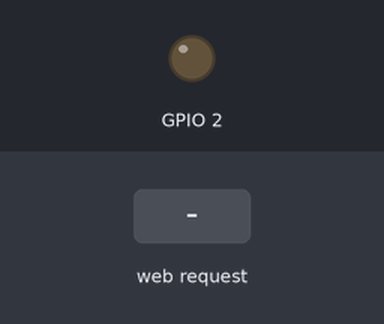
Recording of a program running on a simulated ESP32-C6. Parts: output pins drawn as LEDs (lit = HIGH). The inputs (shaded band) are chosen by the test bench. WiFi joins after 1.5 s; servers stay silent unless stated; the local clock reads 2024-03-15 10:24:30 at power-on unless the program sets it; what the program prints to the serial monitor is not drawn.

Above: at 3.7 s.
3.8 s: HTTP request GET /activate received
At 4.2 s:
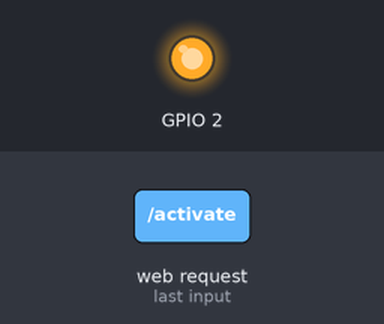
Timing chart, 0 to 6.8 s (numbered marks = the images above; inputs shaded):
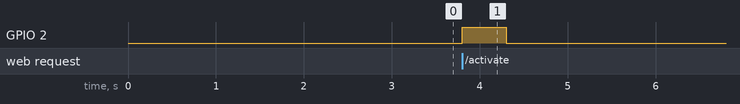

The program:

main.cpp
```cpp
#include <Arduino.h>
#include <WiFi.h>
#include <WebServer.h>
#include <time.h>
#include "webpages.h"
#include "wifi_config.h"

String currentTimestamp();
void connectWiFi();
void syncTime();
void handleRoot();
void handleActivate();
void handleGetTimestamps();
void handleClearTimestamps();
void handleNotFound();

#define NTP_SERVER "pool.ntp.org"
#define GMT_OFFSET -18000 // UTC-5 (Eastern Standard Time) in seconds
#define DST_OFFSET 3600   // 1 hour DST offset in seconds

#define RELAY_PIN D0       // Xiao ESP32-C6 pin D0 (GPIO 0)
#define RELAY_PULSE_MS 500 // How long the relay stays closed (ms)
#define ACTIVATE_DEBOUNCE_MS 500

#define WEB_PORT 80
#define MAX_TIMESTAMPS 500
#define TIMESTAMP_LENGTH 20

// ── Globals ─────────────────────────────────────────────────
WebServer server(WEB_PORT);
char timestampQueue[MAX_TIMESTAMPS][TIMESTAMP_LENGTH];
size_t timestampHead = 0;
size_t timestampCount = 0;
unsigned long lastActivationMs = 0;
bool hasActivated = false;

void enqueueTimestamp(const String &timestamp)
{
  size_t index = (timestampHead + timestampCount) % MAX_TIMESTAMPS;
  timestamp.toCharArray(timestampQueue[index], TIMESTAMP_LENGTH);

  if (timestampCount < MAX_TIMESTAMPS)
  {
    timestampCount++;
  }
  else
  {
    timestampHead = (timestampHead + 1) % MAX_TIMESTAMPS;
  }
}

void setup()
{
  Serial.begin(115200);
  delay(1000);
  Serial.println("\n===== Garage Opener =====");

  // Relay pin
  pinMode(RELAY_PIN, OUTPUT);
  digitalWrite(RELAY_PIN, LOW);

  // Network
  connectWiFi();
  syncTime();

  // Server
  server.on("/", handleRoot);
  server.on("/activate", handleActivate);
  server.on("/timestamps", HTTP_GET, handleGetTimestamps);
  server.on("/timestamps", HTTP_DELETE, handleClearTimestamps);
  server.onNotFound(handleNotFound);
  server.begin();
}

void loop()
{
  server.handleClient();
  // Reconnect WiFi if it drops
  if (WiFi.status() != WL_CONNECTED)
  {
    Serial.println("WiFi lost — reconnecting…");
    connectWiFi();
    syncTime();
  }
}

void connectWiFi()
{
  Serial.printf("Connecting to %s ", WIFI_SSID);
  WiFi.mode(WIFI_STA);
  WiFi.begin(WIFI_SSID, WIFI_PASSWORD);

  int attempts = 0;
  while (WiFi.status() != WL_CONNECTED && attempts < 40)
  {
    delay(500);
    Serial.print(".");
    attempts++;
  }

  if (WiFi.status() == WL_CONNECTED)
  {
    Serial.printf("\nConnected!  IP: %s\n", WiFi.localIP().toString().c_str());
  }
  else
  {
    Serial.println("\nFailed to connect — restarting in 5 s…");
    delay(5000);
    ESP.restart();
  }
}

void syncTime()
{
  configTime(GMT_OFFSET, DST_OFFSET, NTP_SERVER);
  Serial.print("Waiting for NTP sync");
  struct tm ti;
  int tries = 0;
  while (!getLocalTime(&ti) && tries < 20)
  {
    delay(500);
    Serial.print(".");
    tries++;
  }
  Serial.println();
  if (tries < 20)
  {
    Serial.printf("Time: %04d-%02d-%02dT%02d:%02d:%02d\n",
                  ti.tm_year + 1900, ti.tm_mon + 1, ti.tm_mday,
                  ti.tm_hour, ti.tm_min, ti.tm_sec);
  }
  else
  {
    Serial.println("NTP sync failed — timestamps may be wrong");
  }
}

String currentTimestamp()
{
  struct tm ti;
  if (!getLocalTime(&ti))
    return "1970-01-01T00:00:00";
  char buf[30];
  strftime(buf, sizeof(buf), "%Y-%m-%dT%H:%M:%S", &ti);
  return String(buf);
}

void handleActivate()
{
  unsigned long now = millis();
  if (hasActivated && now - lastActivationMs < ACTIVATE_DEBOUNCE_MS)
  {
    server.send(429, "application/json", "{\"status\":\"error\",\"message\":\"Activation is cooling down\"}");
    return;
  }

  Serial.println(">> Garage door activated");
  String ts = currentTimestamp();
  enqueueTimestamp(ts);

  // Pulse the relay
  digitalWrite(RELAY_PIN, HIGH);
  delay(RELAY_PULSE_MS);
  digitalWrite(RELAY_PIN, LOW);
  lastActivationMs = millis();
  hasActivated = true;

  Serial.printf("Logged at %s\n", ts.c_str());

  // Respond with JSON
  String json = "{\"status\":\"ok\",\"message\":\"Activated at " + ts + "\"}";
  server.send(200, "application/json", json);
}

void handleGetTimestamps()
{
  String json = "[";
  for (size_t i = 0; i < timestampCount; i++)
  {
    if (i > 0)
      json += ",";
    size_t index = (timestampHead + i) % MAX_TIMESTAMPS;
    json += "\"";
    json += timestampQueue[index];
    json += "\"";
  }
  json += "]";

  server.send(200, "application/json", json);
}

void handleClearTimestamps()
{
  size_t clearedCount = timestampCount;
  timestampHead = 0;
  timestampCount = 0;

  String json = "{\"status\":\"ok\",\"cleared\":";
  json += String(clearedCount);
  json += "}";
  server.send(200, "application/json", json);
}

void handleRoot()
{
  server.send(200, "text/html", index_html);
}

void handleNotFound()
{
  server.send(404, "text/html", not_found_html);
}
```

webpages.h
```cpp
#pragma once
#include <Arduino.h>

const char index_html[] PROGMEM = R"rawliteral(
<!DOCTYPE html>
<html>
<head>
    <title>Garage Opener</title>
</head>
<body>
    <h1>Garage Opener Control</h1>
    <button id="toggle">Toggle</button>
    <script>
        document.getElementById("toggle").addEventListener("click", function() {
            fetch("/activate");
        });
    </script>
</body>
</html>
)rawliteral";

const char not_found_html[] PROGMEM = R"rawliteral(
<!DOCTYPE html>
<html>
<head>
    <title>Not Found</title>
</head>
<body>
    <h1>Page Not Found</h1>
    <p>The requested page was not found.</p>
    <p><a href="/">Go back to the homepage</a></p>
</body>
</html>
)rawliteral";
```

wifi_config.h
```cpp
const char *WIFI_SSID = "SSID";
const char *WIFI_PASSWORD = "PASSWORD";
```

Measured:
- after the input at 3.8 s, GPIO 2: LOW → HIGH at once, → LOW 0.50 s later
